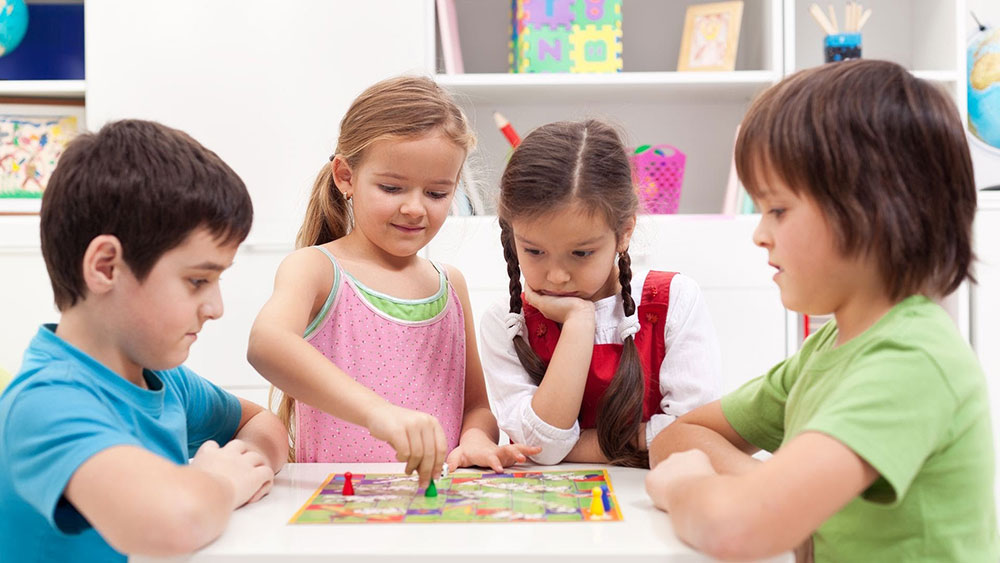
#> input picture Face Detection/image2.jpg, 1000 x 563 px
$ jupyter execute 'Face Detection.ipynb'
#> lines starting #> are read from the running program, lines starting #| are printed output that depends on the picture
[cell 1]
import numpy as np
import cv2

# We point OpenCV's CascadeClassifier function to where our
# classifier (XML file format) is stored
face_classifier = cv2.CascadeClassifier('haarcascade_frontalface_default.xml')

# Load our image then convert it to grayscale
image = cv2.imread('image2.jpg')
#> image is the input picture: shape (563, 1000, 3); mean B, G, R 158.7, 168, 183.1
gray = cv2.cvtColor(image, cv2.COLOR_BGR2GRAY)
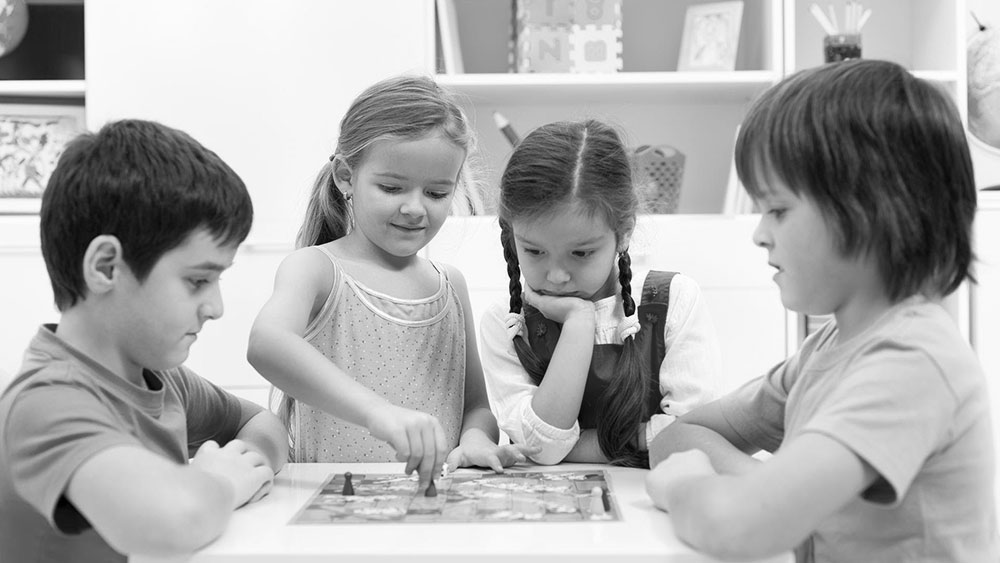
#> gray: shape (563, 1000); min 0, max 255, mean 171.5

# Our classifier returns the ROI of the detected face as a tuple
# It stores the top left coordinate and the bottom right coordiantes
faces = face_classifier.detectMultiScale(gray, 1.3, 5)
#> faces = [[356, 148, 113, 113]]

# When no faces detected, face_classifier returns and empty tuple
if faces is ():
    print("No faces found")

#  draw a rectangle over each face in faces
for (x,y,w,h) in faces:
    cv2.rectangle(image, (x,y), (x+w,y+h), (127,0,255), 2)
    cv2.imshow('Face Detection', image)
    cv2.waitKey(0)
#> this loop made 1 pass
#> pass 1, `cv2.imshow('Face Detection', image)`:
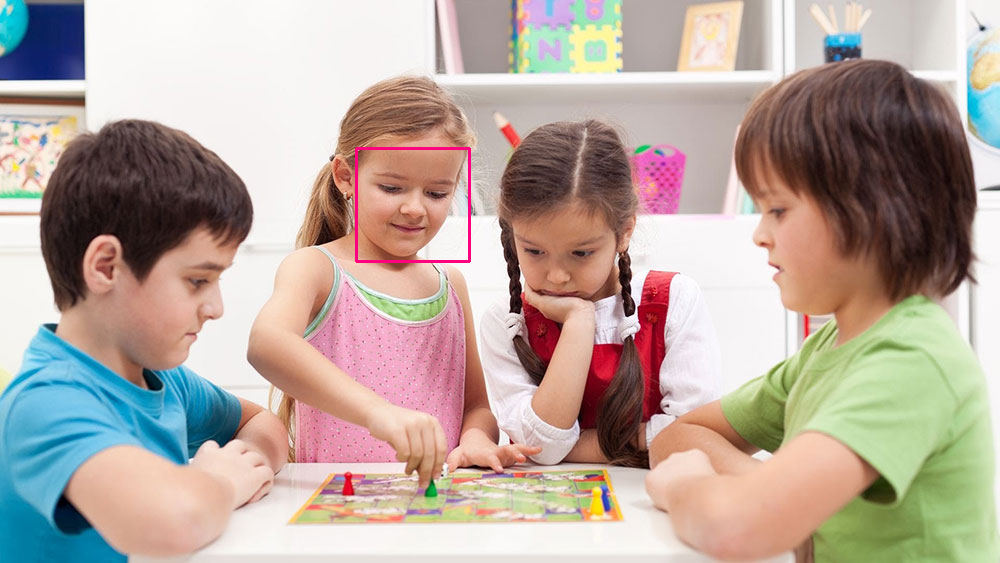
#> window 'Face Detection': shape (563, 1000, 3); mean B, G, R 158.6, 167.6, 183.2

cv2.destroyAllWindows()

$ run again, with Face Detection/image.jfif saved as Face Detection/image2.jpg
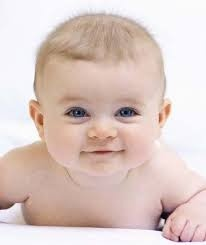
#> input picture Face Detection/image.jfif, 206 x 245 px
#> image is the input picture: shape (245, 206, 3); mean B, G, R 195.7, 201.2, 220.4
#> `gray = cv2.cvtColor(image, cv2.COLOR_BGR2GRAY)`:
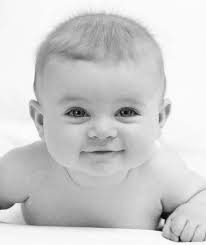
#> gray: shape (245, 206); min 2, max 255, mean 206.4
#> faces = [[42, 60, 129, 129]]
#> the loop `for (x,y,w,h) in faces:` made 1 pass
#> pass 1, `cv2.imshow('Face Detection', image)`:
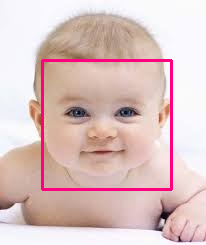
#> window 'Face Detection': shape (245, 206, 3); mean B, G, R 194.2, 195.4, 221.7
